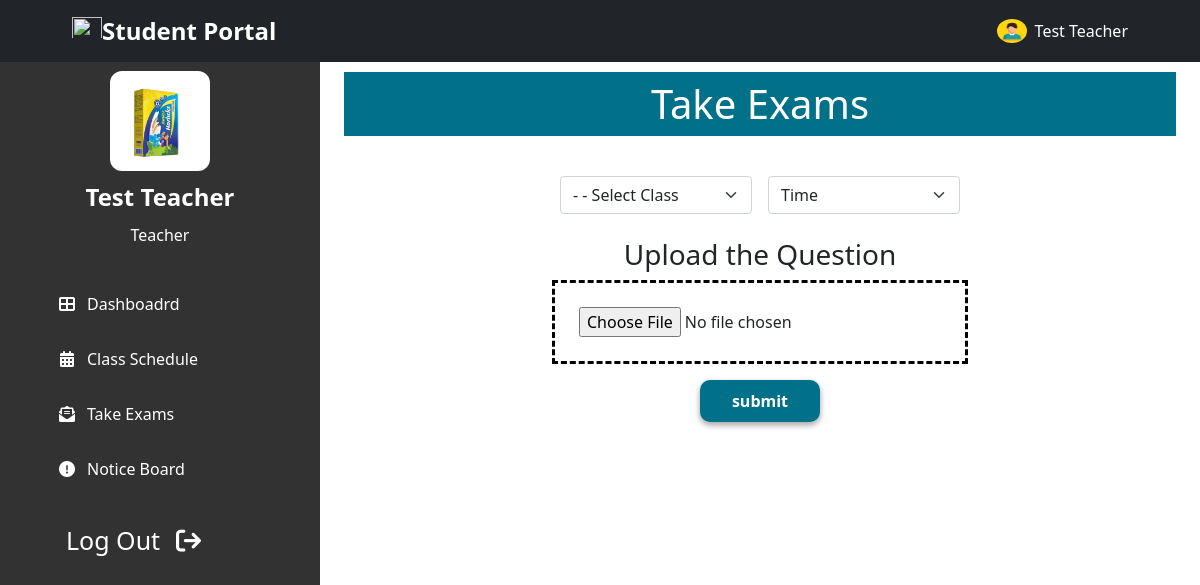
Screenshot of /teacher/take_exam.php (signed in) with the database file from the repository.
### tables this page shows
CREATE TABLE `Teachers` (
  `id` int NOT NULL,
  `name` varchar(100) NOT NULL,
  `father` varchar(100) NOT NULL,
  `mother` varchar(100) NOT NULL,
  `image` varchar(255) DEFAULT NULL,
  `nid` bigint DEFAULT NULL,
  `birthreg` bigint DEFAULT NULL,
  `tchr_id` int NOT NULL,
  `gender` varchar(10) NOT NULL,
  `blood` varchar(5) DEFAULT NULL,
  `religion` varchar(20) DEFAULT NULL,
  `present_addr` text NOT NULL,
  `parma_addr` text NOT NULL,
  `phone` varchar(15) NOT NULL,
  `email` varchar(100) NOT NULL,
  `interests` text,
  `updated_at` timestamp NOT NULL DEFAULT CURRENT_TIMESTAMP ON UPDATE CURRENT_TIMESTAMP,
  `created_at` timestamp NOT NULL DEFAULT CURRENT_TIMESTAMP
);

### teacher/backend/session_check.php (called while the page is built, shortened)
<?php
    if($_SESSION['user'] != 'teacher')
    {
        header('Location: /');
    }
    else
    {
        $id = $_SESSION['id'];
        $sql = "SELECT * FROM `Teachers` WHERE `tchr_id` = $id LIMIT 1";
        $query = mysqli_query($conn, $sql);
        $tchr = mysqli_fetch_array($query, MYSQLI_ASSOC);
    }
?>

### teacher/take_exam.php (the view, shortened to what this page needs)
<!DOCTYPE html>
<html lang="en">
<?php
    include "teacher_head.php";
?>
<body class="">
<?php include "../header_nav.php";?>
    <section class="header-container">
        <?php include "teacher_sidebar.php";?>
    </section>
    <section id="home-container"  class="home-container active-2"">
        <div class="px-4 py-5 mt-4">
            <h1 class="common-background-2 p-2 text-center">Take Exams</h1>
            <form class="text-center" action="" method="post" enctype="multipart/form-data">
            <div class="my-4 row g-3 w-50 mx-auto">
                    <div class="col col-6">
                        <select class="form-select" name="class" id="class" aria-label="Default select example" required>
                            <option selected>- - Select Class</option>
                        </select>
                    </div>
                    <div class="col col-6">
                        <select class="form-select" name="duration" id="duration" aria-label="Default select example" required>
                            <option selected>Time</option>
                        </select>
                    </div>
                </div>
                <h3>Upload the Question</h3>
                <div class="file-upload text-start mx-auto">
                    <input class="p-4" type="file" id="question" name="question">
                </div>
                <input name="submit" class="mt-3 fw-bold custom-btn-1" type="submit" value="submit">
            </form>
        </div>
    </section>
</body>
</html>

### teacher/teacher_sidebar.php (shortened to what this page needs)
<div id="sidebar" class="common-background link-no-style sidebar active">
    <div class="container">
        <div id="sidebar-main-content" class="sidebar-main-content active">
        <div class="profile_content">
            <div class="profile">
                <div class="profile_details">
                    <img src="../images/teacher/<?php echo $tchr['image']; ?>" alt="">
                    <div class="name_job text-center">
                        <div class="name fw-bold fs-4 py-2"><?php echo $tchr['name']; ?></div>
                        <div class="job">Teacher</div>
                    </div>
                </div>
            </div>
        </div>
        <div class="">
            <ul class="nav_list p-0">
                <li class="">
                    <a class="" href="../teacher/teacher_home.php"><i class="fas fa-th-large"></i><span class="links_name">Dashboadrd</span></a>
                </li>
                <li class="">
                    <a class="" href="../teacher/teacher_schedule.php"><i class="fas fa-calendar-alt"></i><span class="links_name">Class Schedule</span></a>
                </li>
                <li class="">
                    <a class="" href="../teacher/take_exam.php"><i class="fas fa-envelope-open-text"></i><span class="links_name">Take Exams</span></a>
                </li>
                <li class="">
                    <a class="" href="../teacher/notice.php"><i class="fas fa-exclamation-circle"></i><span class="links_name">Notice Board</span></a>
                </li>
            </ul>
        </div>
        <div id="log_out" class="">
            <a class="log-out py-2 px-4" href="../backend/logout.php">Log Out<i class="fas fa-sign-out ps-3"></i></a>
        </div>
        </div>
</div>
</div>

### style.css (style rules this page uses)
body { font-family: "Roboto", sans-serif; }
.common-background { background-color: #1c1c1ce6; color: white; }
.common-background-2 { background-color: #007189; color: white; }
.link-no-style a { text-decoration: none; color: white; }
.link-no-style ul { list-style-type: none; }
.custom-btn-1 { border-radius: 10px; background-color: #007189; color: white; padding: 7px 30px; border: 2px solid #007189; transition: color 0.2s ease-in, background-color 0.2s ease-in; box-shadow: 0 3px 6px rgba(0, 0, 0, 0.16), 0 3px 6px rgba(0, 0, 0, 0.23); }
.header-container { position: relative; min-height: 100%; width: 100%; overflow-x: hidden; overflow-y: scroll; }
.sidebar { position: fixed; top: 55px; left: 0; height: 100%; overflow-y: scroll; width: 80px; padding: 6px 30px; transition: all 0.4s ease-in; }
.sidebar.active { width: 320px; }
.sidebar-main-content { visibility: hidden; opacity: 0; transition: visibility 0s ease-in-out, opacity 0.5s ease-in; }
.sidebar-main-content.active { visibility: visible; opacity: 1; }
.sidebar ul { margin-top: 20px; }
.sidebar ul li { position: relative; width: 100%; margin: 0 5px; list-style: none; line-height: 55px; }
.sidebar ul li a { display: flex; align-items: center; border-radius: 10px; transition: all 0.3s ease-in; }
.sidebar ul li a i { height: 55px; min-width: 40px; border-radius: 10px; line-height: 55px; text-align: center; }
.log-out { text-decoration: none; text-align: center; border-radius: 10px; width: 100%; }
.sidebar .profile_content .profile { position: relative; padding: 10px 6px; }
.profile_details { display: flex; flex-direction: column; align-items: center; justify-content: center; }
.profile_details img { height: 100px; width: 100px; object-fit: cover; border-radius: 12px; }
#log_out { line-height: 55px; font-size: 25px; border-radius: 12px; }
.home-container { position: absolute; height: 100%; width: calc(100% - 80px); left: 80px; top: 0%; transition: all 0.4s ease-in; }
.home-container.active-2 { width: calc(100% - 320px); left: 320px; }
.file-upload { border: 3px dashed black; width: 50%; }

### rows the page displays
teachers: image (picture), name "Test Teacher"

### other values shown
$_SESSION['name'] "Test Teacher"
